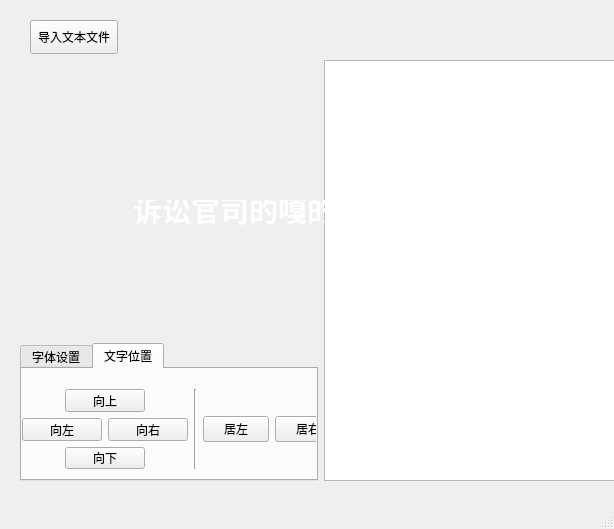
<?xml version="1.0" encoding="UTF-8"?>
<ui version="4.0">
 <class>MainWindow</class>
 <widget class="QMainWindow" name="MainWindow">
  <property name="geometry">
   <rect>
    <x>0</x>
    <y>0</y>
    <width>614</width>
    <height>529</height>
   </rect>
  </property>
  <property name="windowTitle">
   <string>MainWindow</string>
  </property>
  <property name="autoFillBackground">
   <bool>false</bool>
  </property>
  <property name="styleSheet">
   <string notr="true">QLineEdit{
	background:rgba(255,3,0,0);
	border-radius:100px;
	color: rgb(255, 255, 255);
}</string>
  </property>
  <property name="unifiedTitleAndToolBarOnMac">
   <bool>false</bool>
  </property>
  <widget class="QWidget" name="centralwidget">
   <widget class="QLineEdit" name="preview_text">
    <property name="geometry">
     <rect>
      <x>50</x>
      <y>200</y>
      <width>371</width>
      <height>31</height>
     </rect>
    </property>
    <property name="font">
     <font>
      <pointsize>22</pointsize>
      <weight>75</weight>
      <bold>true</bold>
     </font>
    </property>
    <property name="autoFillBackground">
     <bool>false</bool>
    </property>
    <property name="styleSheet">
     <string notr="true"/>
    </property>
    <property name="text">
     <string>诉讼官司的嘎的</string>
    </property>
    <property name="alignment">
     <set>Qt::AlignCenter</set>
    </property>
    <property name="dragEnabled">
     <bool>true</bool>
    </property>
    <property name="placeholderText">
     <string>请在此输入您的内容</string>
    </property>
   </widget>
   <widget class="QPushButton" name="file">
    <property name="geometry">
     <rect>
      <x>30</x>
      <y>20</y>
      <width>88</width>
      <height>34</height>
     </rect>
    </property>
    <property name="text">
     <string>导入文本文件</string>
    </property>
   </widget>
   <widget class="QWidget" name="">
    <property name="geometry">
     <rect>
      <x>20</x>
      <y>60</y>
      <width>601</width>
      <height>421</height>
     </rect>
    </property>
    <layout class="QHBoxLayout" name="horizontalLayout_12">
     <item>
      <layout class="QVBoxLayout" name="verticalLayout_6" stretch="2,1">
       <item>
        <widget class="QLabel" name="pic_show">
         <property name="sizePolicy">
          <sizepolicy hsizetype="Minimum" vsizetype="Minimum">
           <horstretch>0</horstretch>
           <verstretch>0</verstretch>
          </sizepolicy>
         </property>
         <property name="styleSheet">
          <string notr="true"/>
         </property>
         <property name="text">
          <string/>
         </property>
         <property name="alignment">
          <set>Qt::AlignCenter</set>
         </property>
        </widget>
       </item>
       <item>
        <widget class="QTabWidget" name="tabWidget">
         <property name="currentIndex">
          <number>1</number>
         </property>
         <widget class="QWidget" name="tab">
          <attribute name="title">
           <string>字体设置</string>
          </attribute>
          <widget class="QWidget" name="">
           <property name="geometry">
            <rect>
             <x>0</x>
             <y>0</y>
             <width>281</width>
             <height>111</height>
            </rect>
           </property>
           <layout class="QHBoxLayout" name="horizontalLayout_10">
            <item>
             <layout class="QVBoxLayout" name="verticalLayout_2" stretch="0,0,0">
              <item>
               <layout class="QHBoxLayout" name="horizontalLayout_7" stretch="100,1">
                <item>
                 <widget class="QLabel" name="label_2">
                  <property name="text">
                   <string>字体</string>
                  </property>
                 </widget>
                </item>
                <item>
                 <widget class="QFontComboBox" name="pic_font"/>
                </item>
               </layout>
              </item>
              <item>
               <layout class="QHBoxLayout" name="horizontalLayout_8" stretch="1,1">
                <item>
                 <widget class="QLabel" name="label">
                  <property name="text">
                   <string>字体大小</string>
                  </property>
                 </widget>
                </item>
                <item>
                 <widget class="QSpinBox" name="pick_font_size">
                  <property name="value">
                   <number>10</number>
                  </property>
                 </widget>
                </item>
               </layout>
              </item>
              <item>
               <layout class="QHBoxLayout" name="horizontalLayout_9" stretch="1,1">
                <item>
                 <widget class="QLabel" name="label_3">
                  <property name="text">
                   <string>颜色选择</string>
                  </property>
                 </widget>
                </item>
                <item>
                 <widget class="QPushButton" name="pick_color">
                  <property name="text">
                   <string>选择颜色</string>
                  </property>
                 </widget>
                </item>
               </layout>
              </item>
             </layout>
            </item>
            <item>
             <widget class="Line" name="line">
              <property name="orientation">
               <enum>Qt::Vertical</enum>
              </property>
             </widget>
            </item>
            <item>
             <layout class="QVBoxLayout" name="verticalLayout_5" stretch="0,0,0,0">
              <item>
               <widget class="QLabel" name="label_4">
                <property name="text">
                 <string>效果</string>
                </property>
               </widget>
              </item>
              <item>
               <widget class="QCheckBox" name="checkBox">
                <property name="text">
                 <string>加粗</string>
                </property>
               </widget>
              </item>
              <item>
               <widget class="QCheckBox" name="checkBox_2">
                <property name="text">
                 <string>倾斜</string>
                </property>
               </widget>
              </item>
              <item>
               <widget class="QCheckBox" name="checkBox_3">
                <property name="text">
                 <string>下划线</string>
                </property>
               </widget>
              </item>
             </layout>
            </item>
           </layout>
          </widget>
         </widget>
         <widget class="QWidget" name="tab_2">
          <attribute name="title">
           <string>文字位置</string>
          </attribute>
          <widget class="QWidget" name="">
           <property name="geometry">
            <rect>
             <x>0</x>
             <y>20</y>
             <width>391</width>
             <height>80</height>
            </rect>
           </property>
           <layout class="QHBoxLayout" name="horizontalLayout_11">
            <item>
             <layout class="QVBoxLayout" name="verticalLayout_4">
              <item>
               <layout class="QHBoxLayout" name="horizontalLayout_2" stretch="1,1,1">
                <item>
                 <spacer name="horizontalSpacer_2">
                  <property name="orientation">
                   <enum>Qt::Horizontal</enum>
                  </property>
                  <property name="sizeHint" stdset="0">
                   <size>
                    <width>40</width>
                    <height>20</height>
                   </size>
                  </property>
                 </spacer>
                </item>
                <item>
                 <widget class="QPushButton" name="to_up">
                  <property name="text">
                   <string>向上</string>
                  </property>
                 </widget>
                </item>
                <item>
                 <spacer name="horizontalSpacer_3">
                  <property name="orientation">
                   <enum>Qt::Horizontal</enum>
                  </property>
                  <property name="sizeHint" stdset="0">
                   <size>
                    <width>40</width>
                    <height>20</height>
                   </size>
                  </property>
                 </spacer>
                </item>
               </layout>
              </item>
              <item>
               <layout class="QHBoxLayout" name="horizontalLayout_4" stretch="1,1,1">
                <item>
                 <widget class="QPushButton" name="to_left">
                  <property name="text">
                   <string>向左</string>
                  </property>
                 </widget>
                </item>
                <item>
                 <spacer name="horizontalSpacer">
                  <property name="orientation">
                   <enum>Qt::Horizontal</enum>
                  </property>
                  <property name="sizeHint" stdset="0">
                   <size>
                    <width>60</width>
                    <height>20</height>
                   </size>
                  </property>
                 </spacer>
                </item>
                <item>
                 <widget class="QPushButton" name="to_right">
                  <property name="text">
                   <string>向右</string>
                  </property>
                 </widget>
                </item>
               </layout>
              </item>
              <item>
               <layout class="QHBoxLayout" name="horizontalLayout_5" stretch="1,1,1">
                <item>
                 <spacer name="horizontalSpacer_4">
                  <property name="orientation">
                   <enum>Qt::Horizontal</enum>
                  </property>
                  <property name="sizeHint" stdset="0">
                   <size>
                    <width>40</width>
                    <height>20</height>
                   </size>
                  </property>
                 </spacer>
                </item>
                <item>
                 <widget class="QPushButton" name="to_down">
                  <property name="text">
                   <string>向下</string>
                  </property>
                 </widget>
                </item>
                <item>
                 <spacer name="horizontalSpacer_5">
                  <property name="orientation">
                   <enum>Qt::Horizontal</enum>
                  </property>
                  <property name="sizeHint" stdset="0">
                   <size>
                    <width>40</width>
                    <height>20</height>
                   </size>
                  </property>
                 </spacer>
                </item>
               </layout>
              </item>
             </layout>
            </item>
            <item>
             <widget class="Line" name="line_2">
              <property name="orientation">
               <enum>Qt::Vertical</enum>
              </property>
             </widget>
            </item>
            <item>
             <layout class="QHBoxLayout" name="horizontalLayout_6">
              <item>
               <widget class="QPushButton" name="pushButton">
                <property name="text">
                 <string>居左</string>
                </property>
               </widget>
              </item>
              <item>
               <widget class="QPushButton" name="pushButton_3">
                <property name="text">
                 <string>居右</string>
                </property>
               </widget>
              </item>
              <item>
               <widget class="QPushButton" name="pushButton_2">
                <property name="text">
                 <string>居中</string>
                </property>
               </widget>
              </item>
             </layout>
            </item>
           </layout>
          </widget>
         </widget>
        </widget>
       </item>
      </layout>
     </item>
     <item>
      <widget class="QTextEdit" name="text_edit"/>
     </item>
    </layout>
   </widget>
   <zorder>tabWidget</zorder>
   <zorder>pic_show</zorder>
   <zorder>text_edit</zorder>
   <zorder>file</zorder>
   <zorder>preview_text</zorder>
  </widget>
  <widget class="QStatusBar" name="statusbar"/>
  <action name="import_file">
   <property name="text">
    <string>导入</string>
   </property>
  </action>
 </widget>
 <resources/>
 <connections/>
</ui>
